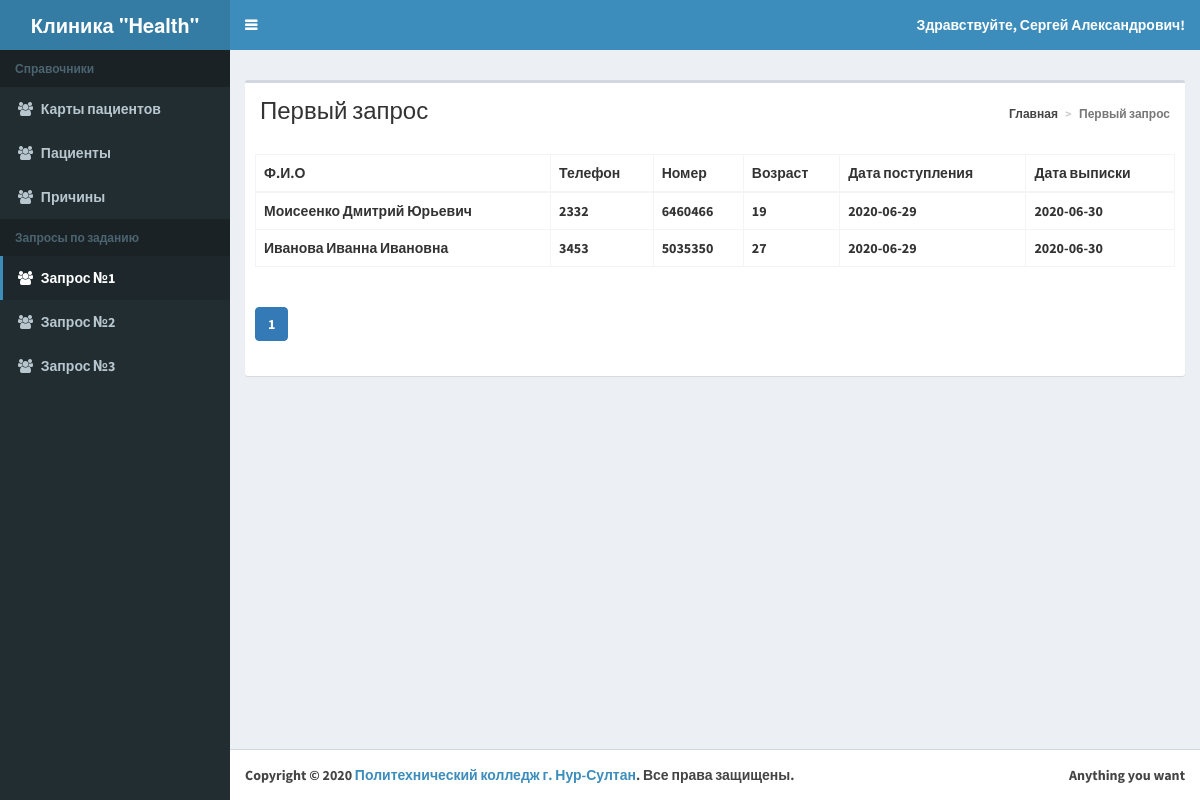
Page /list-patient3.php on the committed database.
### tables this page shows
CREATE TABLE `patient` (
  `patient_id` int(11) NOT NULL,
  `lastname` varchar(255) DEFAULT NULL,
  `firstname` varchar(255) DEFAULT NULL,
  `patronomic` varchar(255) DEFAULT NULL,
  `age` varchar(255) DEFAULT NULL,
  `gender_id` int(11) NOT NULL,
  `height` int(11) NOT NULL,
  `weight` int(11) NOT NULL,
  `hair_color_id` int(11) NOT NULL,
  `primeti` varchar(55) NOT NULL
);

CREATE TABLE `hospital_ward` (
  `hospital_ward_id` int(11) NOT NULL,
  `number` int(55) NOT NULL,
  `telephone` int(55) NOT NULL
);

CREATE TABLE `card` (
  `card_id` int(255) NOT NULL,
  `patient_id` int(11) NOT NULL,
  `diagnose` varchar(55) NOT NULL,
  `postup_id` int(55) NOT NULL,
  `data_postup` date NOT NULL,
  `hospital_ward_id` int(55) NOT NULL,
  `telephone` int(55) NOT NULL,
  `data_vip` date DEFAULT NULL,
  `prichina_id` int(11) DEFAULT NULL
);

### classes/BaseMap.php (called while the page is built, shortened)
<?php
abstract class BaseMap extends config{
	function __construct()
	{
	try
	{
	$this->db = new
	PDO('mysql:host='.self::HOST.';dbname='.self::DB_NAME, self::DB_USER, self::DB_PASSWORD);
	}
	catch(PDOException $e){
		echo $e->getmessage();
	}
	}
}
?>

### classes/patientmap.php (called while the page is built, shortened)
<?php
class patientmap extends basemap{
    public function findAll2 ($ofset=0,$limit=30)
    {
        $res = $this->db->query("SELECT hospital_ward.number AS number,h.telephone AS telephone,CONCAT (patient.lastname ,'  ',patient.firstname  ,' ',patient.patronomic) AS fio,patient.age AS age, card.data_postup AS data_postup,c.data_vip AS data_vip"
            . " FROM patient
            JOIN card ON patient.patient_id = card.patient_id
            JOIN card c ON patient.patient_id = c.patient_id
            JOIN hospital_ward  h ON card.hospital_ward_id = h.hospital_ward_id
            JOIN hospital_ward ON card.hospital_ward_id = hospital_ward.hospital_ward_id LIMIT $ofset,$limit");
        return $res->fetchAll(PDO::FETCH_OBJ);
    }
}
?>

### list-patient3.php (the view, shortened to what this page needs)
<?php
$size = 5;
if (isset($_GET['page'])) {
    $page = Helper::clearInt($_GET['page']);
} else {
    $page = 1;
}
$pacMap = new patientmap();
$pacs = $pacMap->findAll2($page*$size-$size, $size);
require_once 'template/header.php';
?>
    <div class="row">
        <div class="col-xs-12">
            <div class="box">
                <section class="content-header">
                    <h1>Первый запрос</h1>
                    <ol class="breadcrumb">
                        <li><a href="/index.php"><i class="fafa-dashboard"></i> Главная</a></li>
                        <li class="active">Первый запрос</li>
                    </ol>
                </section>
                <div class="box-body">
                </div>
                <div class="box-body">
                    <?php
                    if ($pacs) {
                        ?>
                        <table id="example2" class="table table-bordered table-hover">
                            <thead>
                            <tr>
                                <th>Ф.И.О</th>
                                <th>Телефон</th>
                                <th>Номер</th>
                                <th>Возраст</th>
                                <th>Дата поступления</th>
                                <th>Дата выписки</th>
                            </tr>
                            </thead>
                            <tbody>
                            <?php
                            foreach ($pacs as $pac) {
                                echo '<tr>';
                                echo '<td>'.$pac->fio.'</td>';
                                echo '<td>'.$pac->number.'</td>';
                                echo '<td>'.$pac->telephone.'</td>';
                                echo '<td>'.$pac->age.'</td>';
                                echo '<td>'.$pac->data_postup.'</td>';
                                echo '<td>'.$pac->data_vip.'</td>';
                                echo '</tr>';
                            }
                            ?>
                            </tbody>
                        </table>
                    <?php } else {
                        echo 'Ни одного пациента не найдено';
                    } ?>
                </div>
                <div class="box-body">
                </div>
            </div>
        </div>
    </div>
<?php
require_once 'template/footer.php';
?>

### rows in the picture
patient: fio "Моисеенко Дмитрий Юрьевич", hospital_ward.number "2332", hospital_ward.telephone "6460466", age "19", card.data_postup "2020-06-29", card.data_vip "2020-06-30"
patient: fio "Иванова Иванна Ивановна", hospital_ward.number "3453", hospital_ward.telephone "5035350", age "27", card.data_postup "2020-06-29", card.data_vip "2020-06-30"

### other values in the picture
$text "Карты пациентов Пациенты Причины Запрос №1 Запрос №2 Запрос №3"
